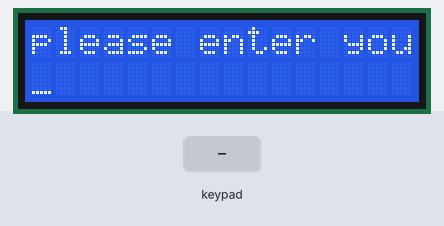
A program run on a simulated ATmega32, built with avr-gcc and emulated at 8 MHz. Shown: 16×2 character LCD. Wiring (inferred from the names in the program): 4×4 keypad with keys 7 8 9 / 4 5 6 * 1 2 3 - C 0 = +: rows PB0, PB1, PB2, PB3; columns PB4, PB5, PB6, PB7; character LCD (HD44780): RS PC0; R/W PC1; E PC2; data PA0, PA1, PA2, PA3, PA4, PA5, PA6, PA7. The test bench sets the inputs (shaded band).

Above: at 1.2 s.
1.3 s: keypad keys 1 2 3 * pressed 0.4 s apart
At 4.9 s:
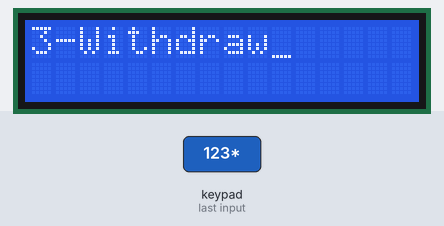
5.2 s: key '7' pressed
At 7.5 s:
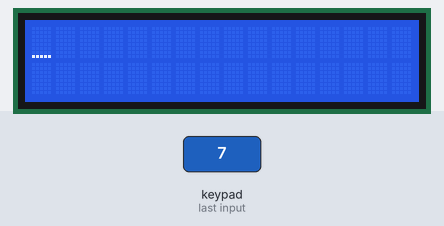
7.9 s: keypad keys 1 2 3 = pressed 0.4 s apart
At 11.5 s:
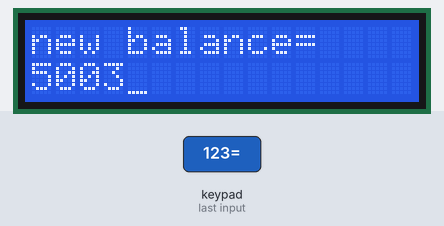
11.8 s: key '1' pressed
At 12.83 s:
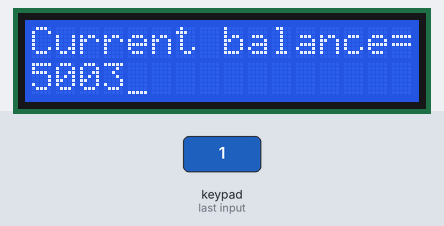
14.4 s: keypad keys 1 3 9 = pressed 0.4 s apart
At 16.6 s:
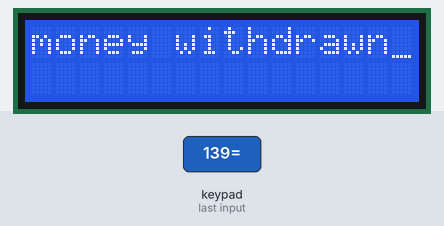
Timing chart, 0 to 18.1 s (numbered marks = the images above; inputs shaded):
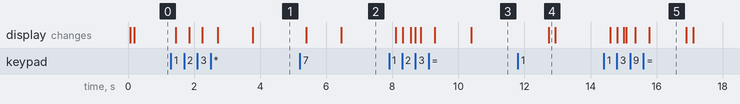

The program:

main.c
```c
#include "STD_TYPES.h"
#include "BIT_MATH.h"
#include "DIO.h"
#include "CLCD.h"
#include <avr/io.h>
#include <util/delay.h>
#include "Keypad.h"

int main(void) {

    DIO_SetPortDirection(DIO_PORTA, DIO_OUTPUT);
    DIO_SetPinDirection(DIO_PORTC, DIO_PIN0, DIO_OUTPUT);
    DIO_SetPinDirection(DIO_PORTC, DIO_PIN1, DIO_OUTPUT);
    DIO_SetPinDirection(DIO_PORTC, DIO_PIN2, DIO_OUTPUT);

    DIO_SetPortDirection(CLCD_DATA_PORT, DIO_PORT_OUTPUT);
    DIO_SetPinDirection(CLCD_CTRL_PORT, DIO_PIN0, DIO_OUTPUT);
    DIO_SetPinDirection(CLCD_CTRL_PORT, DIO_PIN1, DIO_OUTPUT);
    DIO_SetPinDirection(CLCD_CTRL_PORT, DIO_PIN2, DIO_OUTPUT);

    CLCD_voidInitl();
    CLCD_voidSrting("Hello! :)");
    CLCD_voidGoTo_X_Y(1, 0);

    int correctPassword = 123;
    u8 trialsCount = 0;
    u8 maxTrials = 3;
    u8 x;
    KPD_Init();
    CLCD_voidInitl();
    u16 balance = 5000;

    while (trialsCount < maxTrials) {

        CLCD_voidGoTo_X_Y(0, 0);
        CLCD_voidSrting("please enter your password:");
        CLCD_voidGoTo_X_Y(1, 0);
        char enteredPassword[5];
        for (u8 i = 0; i < 4; i++) {
            while (1) {
                u8 keyPressed = KPD_GETPressedKey();
                if (keyPressed != KPD_NOT_PRESSED_KEY) {
                    enteredPassword[i] = keyPressed;
                    CLCD_voidSendData('*');
                    break;
                }
            }
        }
        enteredPassword[4] = '\0';

        if (stringToInteger(enteredPassword) == correctPassword) {

            while (1) {
                CLCD_voidGoTo_X_Y(0, 0);
                CLCD_voidSrting("1-Show balance");
                CLCD_voidGoTo_X_Y(1, 0);
                CLCD_voidSrting("2-Insert money");
                _delay_ms(1000);
                CLCD_voidLCD_Clear();
                CLCD_voidGoTo_X_Y(2, 0);
                CLCD_voidSrting("3-Withdraw");
                _delay_ms(1000);
                while (1) {
                	do {
                		x = KPD_GETPressedKey();
                	} while (x == KPD_NOT_PRESSED_KEY);

                	CLCD_voidLCD_Clear();
                	CLCD_voidSendData(x);
                u8 choice = x;
                if (choice == '1') {

                    CLCD_voidLCD_Clear();
                    CLCD_voidGoTo_X_Y(0, 0);
                    CLCD_voidSrting("Current balance=");
                    CLCD_voidGoTo_X_Y(1, 0);
                    CLCD_voidNumber(balance);
                    _delay_ms(200);
                    CLCD_voidLCD_Clear();
                } else if (choice == '2') {

                    CLCD_voidLCD_Clear();
                    CLCD_voidGoTo_X_Y(0, 0);
                    CLCD_voidSrting("Enter amount:");
                    CLCD_voidGoTo_X_Y(1, 0);
                    CLCD_voidSrting("Insert amount, then press =");
                    _delay_ms(120);
                    CLCD_voidLCD_Clear();

                    u16 amount = 0;
                    u8 key;
                    while (1) {
                        do {
                            key = KPD_GETPressedKey();
                        } while (key == KPD_NOT_PRESSED_KEY);
                        if (key == '=') {
                            break;
                        }
                        amount = amount * 10 + (key - '0');
                        CLCD_voidGoTo_X_Y(0, 0);
                        CLCD_voidNumber(amount);
                    }

                    balance += amount;
                    CLCD_voidGoTo_X_Y(0, 0);
                    CLCD_voidSrting("money inserted");
                    _delay_ms(1000);
                    CLCD_voidLCD_Clear();
                    CLCD_voidGoTo_X_Y(0, 0);
                    CLCD_voidSrting("new balance=");
                    CLCD_voidGoTo_X_Y(1, 0);
                    CLCD_voidNumber(balance);
                    _delay_ms(2000);
                } else if (choice == '3') {

                    CLCD_voidLCD_Clear();
                    CLCD_voidGoTo_X_Y(0, 0);
                    CLCD_voidSrting("Enter amount:");
                    _delay_ms(80);
                    CLCD_voidLCD_Clear();

                    u16 amount = 0;
                    u8 key;
                    while (1) {
                        do {
                            key = KPD_GETPressedKey();
                        } while (key == KPD_NOT_PRESSED_KEY);
                        if (key == '=') {
                            break;
                        }
                        amount = amount * 10 + (key - '0');
                        CLCD_voidGoTo_X_Y(0, 0);
                        CLCD_voidNumber(amount);
                    }

                    if (amount <= balance) {
                        balance -= amount;

                        CLCD_voidGoTo_X_Y(0, 0);
                        CLCD_voidSrting("money withdrawn");
                        _delay_ms(1000);
                        CLCD_voidLCD_Clear();
                        CLCD_voidGoTo_X_Y(0, 0);
                        CLCD_voidSrting("new balance=");
                        CLCD_voidGoTo_X_Y(1, 0);
                        CLCD_voidNumber(balance);
                        _delay_ms(200);
                        CLCD_voidLCD_Clear();
                    } else {
                        CLCD_voidGoTo_X_Y(0, 0);
                        CLCD_voidSrting("no balance");
                        _delay_ms(200);
                        CLCD_voidLCD_Clear();
                    }
                } else {

                    CLCD_voidLCD_Clear();
                    CLCD_voidGoTo_X_Y(0, 0);
                    CLCD_voidSrting("Invalid choice");
                    _delay_ms(1000);
                    CLCD_voidLCD_Clear();
                }
            }
            }} else {

            trialsCount++;
            CLCD_voidLCD_Clear();
            CLCD_voidGoTo_X_Y(0, 0);
            CLCD_voidSrting("Invalid password");
            _delay_ms(1000);
            CLCD_voidLCD_Clear();
        }
    }


    CLCD_voidGoTo_X_Y(0, 0);
    CLCD_voidSrting("Max trials reached");
    _delay_ms(1000);
    CLCD_voidLCD_Clear();
}
```

CLCD.c
```c
#include"STD_TYPES.h"
#include"BIT_MATH.h"
#include"DIO.h"
#include <avr/io.h>
#include <util/delay.h>
#include "CLCD.h"

void CLCD_voidSendCommand(u8 Copy_u8Command){
	// set low to send command
	DIO_SetPinValue(CLCD_CTRL_PORT,CLCD_RS_PIN, DIO_LOW);

	// write --> 0 , read --> 1 send command---> write
	DIO_SetPinValue(CLCD_CTRL_PORT,CLCD_RW_PIN, DIO_LOW);

	// SEND COMMAND AT PORT DATA
	DIO_SetPortValue(CLCD_DATA_PORT,Copy_u8Command);

	// set enable ---> *E pulse / high for 2ms then low pulse
	DIO_SetPinValue(CLCD_CTRL_PORT,CLCD_E_PIN, DIO_HIGH);
	_delay_ms(2);
	DIO_SetPinValue(CLCD_CTRL_PORT,CLCD_E_PIN, DIO_LOW);
}
void CLCD_voidSendData(u8 Copy_u8Data){
	// set high to set command
		DIO_SetPinValue(CLCD_CTRL_PORT,CLCD_RS_PIN, DIO_HIGH);

		// write --> 0 , read --> 1 send command---> write
		DIO_SetPinValue(CLCD_CTRL_PORT,CLCD_RW_PIN, DIO_LOW);

		// SEND COMMAND AT PORT DATA
		DIO_SetPortValue(CLCD_DATA_PORT,Copy_u8Data);

		// set enable ---> *E pulse / high for 2ms then low pulse
		DIO_SetPinValue(CLCD_CTRL_PORT,CLCD_E_PIN, DIO_HIGH);
		_delay_ms(2);
		DIO_SetPinValue(CLCD_CTRL_PORT,CLCD_E_PIN, DIO_LOW);
	}

void CLCD_voidInitl(void){
// delay for more than 30ms
	_delay_ms(40);
	// font size command 5x8
	CLCD_voidSendCommand(0b00111000);// from data sheet check the function
	//  display command on , off
	CLCD_voidSendCommand(0b00001100);// from data sheet check the function
	CLCD_voidSendCommand(0b00001110);
	// display clear command
	CLCD_voidSendCommand(1);// or you can write just 1 it's the same
}

//send sting

void CLCD_voidSrting(const char*Copy_pcSrting){
	u8 row1=0;
	while(Copy_pcSrting[row1]!=0){
		CLCD_voidSendData(Copy_pcSrting[row1]);
		row1++;
	}

}
// Go To posItion X AND Y
void CLCD_voidGoTo_X_Y(u8 Copy_u8Xposition,u8 Copy_u8Yposition){
	u8 Local_u8Address;
	if(Copy_u8Xposition==0){
		Local_u8Address=Copy_u8Yposition;

	}
	else if(Copy_u8Xposition==1){
		Local_u8Address= Copy_u8Yposition + 0x40;

	}
	CLCD_voidSendCommand(Local_u8Address+128);
	//else{}

}

// LCD CLEAR FUNCTION
void CLCD_voidLCD_Clear(void){
	CLCD_voidSendCommand(1);

}
void CLCD_voidNumber(u32 number) {
    char buffer[16];
    sprintf(buffer, "%lu", number);
    CLCD_voidSrting(buffer);
}
```

CLCD.h
```c
#ifndef CLCD_H_
#define CLCD_H_
// CONFIGURATION PINS
#define CLCD_DATA_PORT DIO_PORTA //PORTA CAN BE CHANGED
#define CLCD_CTRL_PORT DIO_PORTC //PORTC CAN BE CHANGED

#define CLCD_RS_PIN DIO_PIN0
#define CLCD_RW_PIN DIO_PIN1
#define CLCD_E_PIN DIO_PIN2

//PROTOTYPES FUCTIONS
void CLCD_voidSendCommand(u8 Copy_u8Command);
void CLCD_voidSendData(u8 Copy_u8Data);
void CLCD_voidInitl(void);

//send sting

void CLCD_voidSrting(const char*Copy_pcSrting);// pc---> pointer to character , to send a full string not just a character

// Go To posItion X AND Y
void CLCD_voidGoTo_X_Y(u8 Copy_u8Xposition,u8 Copy_u8Yposition); // represents ROWS AND COLS

// LCD CLEAR FUNCTION
void CLCD_voidLCD_Clear(void);
void CLCD_voidNumber(u32 number);
#endif /* CLCD_H_ */
```

keypad.c
```c
#include"STD_TYPES.h"
#include"BIT_MATH.h"
#include"DIO.h"
#include"CLCD.h"
#include <avr/io.h>
#include <util/delay.h>
#include"Keypad.h"

void KPD_Init(void){
	 DIO_SetPinDirection(KPD_R0_PORT,KPD_R0_PIN,DIO_INPUT);
	 DIO_SetPinDirection(KPD_R1_PORT,KPD_R1_PIN,DIO_INPUT);
	 DIO_SetPinDirection(KPD_R2_PORT,KPD_R2_PIN,DIO_INPUT);
	 DIO_SetPinDirection(KPD_R3_PORT,KPD_R3_PIN,DIO_INPUT);

	 DIO_SetPinValue(KPD_R0_PORT,KPD_R0_PIN,DIO_HIGH);
	 DIO_SetPinValue(KPD_R1_PORT,KPD_R1_PIN,DIO_HIGH);
	 DIO_SetPinValue(KPD_R2_PORT,KPD_R2_PIN,DIO_HIGH);
	 DIO_SetPinValue(KPD_R3_PORT,KPD_R3_PIN,DIO_HIGH);

     DIO_SetPinDirection(KPD_C0_PORT,KPD_C0_PIN,DIO_OUTPUT);
 	 DIO_SetPinDirection(KPD_C1_PORT,KPD_C1_PIN,DIO_OUTPUT);
 	 DIO_SetPinDirection(KPD_C2_PORT,KPD_C2_PIN,DIO_OUTPUT);
 	 DIO_SetPinDirection(KPD_C3_PORT,KPD_C3_PIN,DIO_OUTPUT);

 	 DIO_SetPinValue(KPD_C0_PORT,KPD_C0_PIN,DIO_HIGH);
 	 DIO_SetPinValue(KPD_C1_PORT,KPD_C1_PIN,DIO_HIGH);
 	 DIO_SetPinValue(KPD_C2_PORT,KPD_C2_PIN,DIO_HIGH);
 	 DIO_SetPinValue(KPD_C3_PORT,KPD_C3_PIN,DIO_HIGH);
}

u8  KPD_GETPressedKey(void){
	u8 u8RowLocal=0;
	u8 u8ColLocal=0;
	u8 KPD_u8Value[ROW_NUMBER][COL_NUMBER]=KPD_VALUES;
	u8 KPD_U8ROWPortArr[ROW_NUMBER]={KPD_R0_PORT,KPD_R1_PORT,KPD_R2_PORT,KPD_R3_PORT};
	u8 KPD_U8ROWPINArr[ROW_NUMBER]={KPD_R0_PIN,KPD_R1_PIN,KPD_R2_PIN,KPD_R3_PIN};

	u8 KPD_U8COLPortArr[COL_NUMBER]={KPD_C0_PORT,KPD_C1_PORT,KPD_C2_PORT,KPD_C3_PORT};
	u8 KPD_U8COLPINArr[COL_NUMBER]={KPD_C0_PIN,KPD_C1_PIN,KPD_C2_PIN,KPD_C3_PIN};

	for(u8ColLocal=0;u8ColLocal<COL_NUMBER; u8ColLocal++){
		DIO_SetPinValue(KPD_U8ROWPortArr[u8ColLocal],KPD_U8COLPINArr[u8ColLocal],DIO_LOW);
		for(u8RowLocal=0;u8RowLocal<ROW_NUMBER; u8RowLocal++){
			u8 u8PinValueLocal= DIO_GetPinValue(KPD_U8ROWPortArr[u8RowLocal],KPD_U8ROWPINArr[u8RowLocal]);
					if(u8PinValueLocal== KPD_PRESSED_KEY)
					{
						_delay_ms(50);
						u8PinValueLocal= DIO_GetPinValue(KPD_U8ROWPortArr[u8RowLocal],KPD_U8ROWPINArr[u8RowLocal]);
						if(u8PinValueLocal== KPD_PRESSED_KEY)
						{
							while(u8PinValueLocal== KPD_PRESSED_KEY)
							{
								u8PinValueLocal= DIO_GetPinValue(KPD_U8ROWPortArr[u8RowLocal],KPD_U8ROWPINArr[u8RowLocal]);
							}
							return KPD_u8Value[u8RowLocal][u8ColLocal];
						}
					}
		}
		DIO_SetPinValue(KPD_U8COLPortArr[u8ColLocal],KPD_U8COLPINArr[u8ColLocal],DIO_HIGH);
	}
	return KPD_NOT_PRESSED_KEY;

}

int stringToInteger(const char *str) {
    int result = 0;
    int sign = 1;


    if (*str == '-') {
        sign = -1;
        str++;
    }


    while (*str != '\0') {

        if (*str >= '0' && *str <= '9') {
            result = result * 10 + (*str - '0');
            str++;
        } else {

            break;
        }
    }

    return result * sign;
}
```

keypad.h
```c
#ifndef KEYPAD_H_
#define KEYPAD_H_

//Rows
#define KPD_R0_PORT    DIO_PORTB
#define KPD_R0_PIN     DIO_PIN0

#define KPD_R1_PORT    DIO_PORTB
#define KPD_R1_PIN     DIO_PIN1

#define KPD_R2_PORT    DIO_PORTB
#define KPD_R2_PIN     DIO_PIN2

#define KPD_R3_PORT    DIO_PORTB
#define KPD_R3_PIN     DIO_PIN3

//columns
#define KPD_C0_PORT    DIO_PORTB
#define KPD_C0_PIN     DIO_PIN4

#define KPD_C1_PORT    DIO_PORTB
#define KPD_C1_PIN     DIO_PIN5

#define KPD_C2_PORT    DIO_PORTB
#define KPD_C2_PIN     DIO_PIN6

#define KPD_C3_PORT    DIO_PORTB
#define KPD_C3_PIN     DIO_PIN7

#define KPD_PRESSED_KEY         DIO_LOW
#define KPD_NOT_PRESSED_KEY     0xff

//to avoid magic numbers
#define ROW_NUMBER    4
#define COL_NUMBER    4

#define KPD_VALUES {{'7','8','9','/'},{'4','5','6','*'},{'1','2','3','-'},{'C','0','=','+'}}

//prototype
void KPD_Init(void);
int stringToInteger(const char *str);

#endif /* KEYPAD_H_ */
```

BIT_MATH.h
```c
#ifndef BIT_MATH_H_
#define BIT_MATH_H_

#define SET_BIT(var,bit)  var |=(1<<bit)
#define CLR_BIT(var,bit)  var &=~(1<<bit)
#define TOG_BIT(var,bit)  var ^= (1<<bit)
#define GET_BIT(var,bit) ((var>>bit) & 1)


#endif
```

DIO.c
```c
#include"STD_TYPES.h"
#include"BIT_MATH.h"
#include"DIO.h"
#include <avr/io.h>
#include <util/delay.h>

void DIO_SetPinDirection(u8 u8PortIDcopy,u8 u8PinIDcopy,u8 u8PinDircopy){
	if((u8PortIDcopy<=DIO_PORTD)&& (u8PinIDcopy<=DIO_PIN7)){
		if(u8PinDircopy==DIO_OUTPUT){
					switch(u8PortIDcopy)
					{
					case DIO_PORTA:SET_BIT(DDRA,u8PinIDcopy);break;
					case DIO_PORTB:SET_BIT(DDRB,u8PinIDcopy);break;
					case DIO_PORTC:SET_BIT(DDRC,u8PinIDcopy);break;
					case DIO_PORTD:SET_BIT(DDRD,u8PinIDcopy);break;
					}
				}
				else if (u8PinDircopy==DIO_INPUT){
					switch(u8PortIDcopy)
					{
					case DIO_PORTA:CLR_BIT(DDRA,u8PinIDcopy);break;
					case DIO_PORTB:CLR_BIT(DDRB,u8PinIDcopy);break;
					case DIO_PORTC:CLR_BIT(DDRC,u8PinIDcopy);break;
					case DIO_PORTD:CLR_BIT(DDRD,u8PinIDcopy);break;
				}
			}
				else{}}}


void DIO_SetPortDirection(u8 u8PortIDcopy,u8 u8PortDircopy){

			switch(u8PortIDcopy)
						{
					case DIO_PORTA:DDRA=u8PortDircopy;break;
					case DIO_PORTB:DDRB=u8PortDircopy;break;
					case DIO_PORTC:DDRC=u8PortDircopy;break;
					case DIO_PORTD:DDRD=u8PortDircopy;break;
						}
					}

void DIO_SetPinValue(u8 u8PortIDcopy,u8 u8PinIDcopy,u8 u8PinValuecopy){
	if((u8PortIDcopy<=DIO_PORTD)&& (u8PinIDcopy<=DIO_PIN7)){
			if(u8PinValuecopy==DIO_HIGH){
				switch(u8PortIDcopy)
									{
						case DIO_PORTA:SET_BIT(PORTA,u8PinIDcopy);break;
						case DIO_PORTB:SET_BIT(PORTB,u8PinIDcopy);break;
						case DIO_PORTC:SET_BIT(PORTC,u8PinIDcopy);break;
						case DIO_PORTD:SET_BIT(PORTD,u8PinIDcopy);break;
									}
							}
	else if (u8PinValuecopy==DIO_LOW){
						switch(u8PortIDcopy)
						{
						case DIO_PORTA:CLR_BIT(PORTA,u8PinIDcopy);break;
						case DIO_PORTB:CLR_BIT(PORTB,u8PinIDcopy);break;
						case DIO_PORTC:CLR_BIT(PORTC,u8PinIDcopy);break;
						case DIO_PORTD:CLR_BIT(PORTD,u8PinIDcopy);break;
					}
				}}
					else{}
	}
void DIO_SetPortValue(u8 u8PortIDcopy,u8 u8PortValuecopy){

			switch(u8PortIDcopy)
							{
							case DIO_PORTA:PORTA=u8PortValuecopy;break;
							case DIO_PORTB:PORTB=u8PortValuecopy;break;
							case DIO_PORTC:PORTC=u8PortValuecopy;break;
							case DIO_PORTD:PORTD=u8PortValuecopy;break;
							}
						}

u8 DIO_GetPinValue(u8 u8PortIDcopy,u8 u8PinIDcopy){
	u8 u8ResultLocal;
	if((u8PortIDcopy<=DIO_PORTD)&& (u8PinIDcopy<=DIO_PIN7)){
					switch(u8PortIDcopy)
					{
					case DIO_PORTA:u8ResultLocal=GET_BIT(PINA,u8PinIDcopy);break;
					case DIO_PORTB:u8ResultLocal=GET_BIT(PINB,u8PinIDcopy);break;
					case DIO_PORTC:u8ResultLocal=GET_BIT(PINC,u8PinIDcopy);break;
					case DIO_PORTD:u8ResultLocal=GET_BIT(PIND,u8PinIDcopy);break;
					}
	}
					else{}
	return u8ResultLocal;
}
```

DIO.h
```c
#ifndef DIO_H_
#define DIO_H_


#define DIO_PORTA 0
#define DIO_PORTB 1
#define DIO_PORTC 2
#define DIO_PORTD 3

#define DIO_PIN0 0
#define DIO_PIN1 1
#define DIO_PIN2 2
#define DIO_PIN3 3
#define DIO_PIN4 4
#define DIO_PIN5 5
#define DIO_PIN6 6
#define DIO_PIN7 7

#define DIO_INPUT 0
#define DIO_OUTPUT 1

#define DIO_HIGH 1
#define DIO_LOW 0

#define DIO_PORT_INPUT   0
#define DIO_PORT_OUTPUT  0xff

#define DIO_PIN_HIGH  1
#define DIO_PIN_LOW  0

#define DIO_PORT_HIGH  0xff
#define DIO_PORT_LOW  0

void DIO_SetPortDirection(u8 u8PortIdCopy, u8 u8PortDirCopy);
//set pin direction
void DIO_SetPinDirection(u8 u8PortIdCopy,u8 u8PinIdCopy, u8 u8PinDirCopy);
//set port value
void DIO_SetPortValue(u8 u8PortIdCopy, u8 u8PortValCopy);
//set pin value
void DIO_SetPinValue(u8 u8PortIdCopy,u8 u8PinIdCopy, u8 u8PinValCopy);
//get pin value
u8 DIO_GetPinValue(u8 u8PortIdCopy,u8 u8PinIdCopy);

#endif /* DIO_H_ */
```

STD_TYPES.h
```c
#ifndef STD_TYPES_H_
#define STD_TYPES_H_

/*Types For unsigned Data [1 Byte : 4 Bytes]*/
typedef unsigned char        u8  ;
typedef unsigned short int   u16 ;
typedef unsigned long  int   u32 ;

/*Types For signed Data [1 Byte : 4 Bytes]*/
typedef signed char        s8  ;
typedef signed short int   s16 ;
typedef signed long  int   s32 ;

/*Types For Float Data [4 Byte : 8 Bytes]*/
typedef float              f32 ;
typedef double             f64 ;

#endif
```

Measured:
- after the input at 1.3 s, the display: first changes after 0.15 s (image 1 shows a later state)
- after the input at 5.2 s, the display: first changes after 0.19 s (image 2 shows a later state)
- after the input at 7.9 s, the display: first changes after 0.20 s (image 3 shows a later state)
- after the input at 11.8 s, the display: changes after 0.93 s (image 4)
- after the input at 14.4 s, the display: first changes after 0.20 s (image 5 shows a later state)
- what the display in image 5 shows lasts 1.1 s, from 15.8 s to 16.9 s
